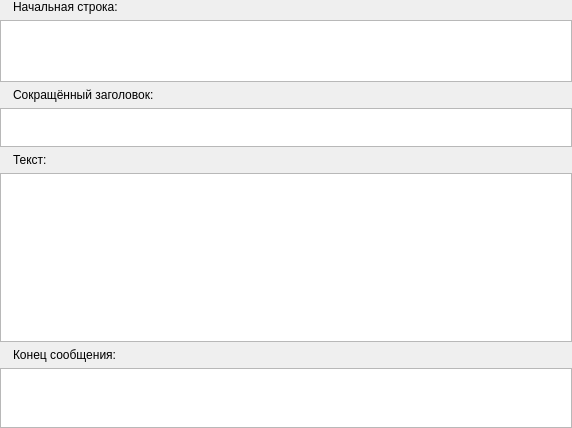
<?xml version="1.0" encoding="UTF-8"?>
<ui version="4.0">
 <class>TlgEditor</class>
 <widget class="QWidget" name="TlgEditor">
  <property name="geometry">
   <rect>
    <x>0</x>
    <y>0</y>
    <width>572</width>
    <height>428</height>
   </rect>
  </property>
  <property name="sizePolicy">
   <sizepolicy hsizetype="Expanding" vsizetype="Expanding">
    <horstretch>0</horstretch>
    <verstretch>0</verstretch>
   </sizepolicy>
  </property>
  <property name="windowTitle">
   <string>TlgEditor</string>
  </property>
  <layout class="QVBoxLayout" name="verticalLayout">
   <property name="leftMargin">
    <number>0</number>
   </property>
   <property name="topMargin">
    <number>0</number>
   </property>
   <property name="rightMargin">
    <number>0</number>
   </property>
   <property name="bottomMargin">
    <number>0</number>
   </property>
   <item>
    <layout class="QHBoxLayout" name="horizontalLayout">
     <item>
      <widget class="QLabel" name="label_5">
       <property name="sizePolicy">
        <sizepolicy hsizetype="Maximum" vsizetype="Preferred">
         <horstretch>0</horstretch>
         <verstretch>0</verstretch>
        </sizepolicy>
       </property>
       <property name="toolTip">
        <string>&lt;html&gt;&lt;head/&gt;&lt;body&gt;&lt;p&gt;&lt;span style=&quot; font-weight:600;&quot;&gt;СООБЩЕНИЯ ФОРМАТА ВМО:&lt;br/&gt;&lt;/span&gt;&amp;lt;SOH&amp;gt;&amp;lt;CR&amp;gt;&amp;lt;CR&amp;gt;&amp;lt;LF&amp;gt;&lt;br/&gt;NNN(_CLLLL)&amp;lt;CR&amp;gt;&amp;lt;CR&amp;gt;&amp;lt;LF&amp;gt;&lt;/p&gt;&lt;p&gt;NNN - группа порядкового номера сообщения при передаче по определенному каналу.&lt;br/&gt;CLLLL - группа классификации и опознавания сообщений.&lt;/p&gt;&lt;p&gt;&lt;span style=&quot; font-weight:600;&quot;&gt;СООБЩЕНИЯ ФОРМАТА ГМС:&lt;br/&gt;&lt;/span&gt;циркулярные - &amp;lt;SOH&amp;gt;FCB_K1K2K3K4K5K6/(=НNNN)(=GGgg)&amp;lt;STX&amp;gt;&amp;lt;CR&amp;gt;&amp;lt;CR&amp;gt;&amp;lt;LF&amp;gt;&lt;br/&gt;адресованные - &amp;lt;SOH&amp;gt;FCB_K1K2(K3K4(K5K6))/(=HNNN)(=GGgg)&amp;lt;STX&amp;gt;&amp;lt;CR&amp;gt;&amp;lt;CR&amp;gt;&amp;lt;LF&amp;gt;&lt;/p&gt;&lt;p&gt;F - указатель формата сообщения, может принимать значения:&lt;br/&gt;&lt;span style=&quot; font-size:8pt;&quot;&gt;0 - основной формат, используется для передачи обычной буквенно-цифровой информации;&lt;br/&gt;6,7 - формат тест-сообщений.&lt;/span&gt;&lt;/p&gt;&lt;p&gt;C - указатель категории срочности сообщения:&lt;br/&gt;&lt;span style=&quot; font-size:8pt;&quot;&gt;1 - (высшая срочность) используется только для передачи штормовых предупреждений, сообщений об авариях и срочных административных телеграмм;&lt;br/&gt;2 - как правило, используется для передачи данных наблюдений, оперативных авиационных прогнозов, запросов о повторении и ответов на них;&lt;br/&gt;3 - как правило, используется для передачи несрочных административных телеграмм, а также обработанной информации и данных наблюдений, используемых для выпуска несрочной продукции;&lt;br/&gt;4 - используется для передачи неоперативных данных.&lt;/span&gt;&lt;/p&gt;&lt;p&gt;B - указатель вида информации, содержащейся в тексте сообщения, может принимать значения:&lt;br/&gt;&lt;span style=&quot; font-size:8pt;&quot;&gt;0 - для адресованных сообщений;&lt;br/&gt;1,2,3,4,5,6,7 - для регулярной и другой метеорологической информации;&lt;br/&gt;9 - для сообщений, содержащих факсимильную информацию.&lt;/span&gt;&lt;/p&gt;&lt;p&gt;K1K2(K3K4(K5K6)) - указатель распределения (адресации) сообщений. Каждый знак указателя может принимать значение от 0 до 9. Данная группа имеет переменную длину и должна заканчиваться символом &amp;quot;/&amp;quot; - конец адреса.&lt;br/&gt;K1K2 - определяет центр, узел связи, в который посылается сообщение. &lt;br/&gt;K3K4 - указывает абонента, рабочее место, терминал центра.&lt;br/&gt;K5K6 - расширение группы.&lt;/p&gt;&lt;p&gt;=Н - фиксированный  отличительный признак группы порядкового номера.&lt;br/&gt;NNN - трехзначное  число от 000 до 999, изменяемое циклически.&lt;/p&gt;&lt;p&gt;=GGgg - группа времени ввода сообщения в автоматизированную систему передачи данных, где: GG - часы, gg - минуты.&lt;/p&gt;&lt;/body&gt;&lt;/html&gt;</string>
       </property>
       <property name="text">
        <string/>
       </property>
       <property name="pixmap">
        <pixmap resource="../../etc/meteo.icons.qrc">:/meteo/icons/misc/information-button.png</pixmap>
       </property>
       <property name="buddy">
        <cstring>startEditor</cstring>
       </property>
      </widget>
     </item>
     <item>
      <widget class="QLabel" name="label">
       <property name="text">
        <string>Начальная строка:</string>
       </property>
       <property name="buddy">
        <cstring>startEditor</cstring>
       </property>
      </widget>
     </item>
    </layout>
   </item>
   <item>
    <widget class="QTextEdit" name="startEditor">
     <property name="sizePolicy">
      <sizepolicy hsizetype="Expanding" vsizetype="Preferred">
       <horstretch>0</horstretch>
       <verstretch>0</verstretch>
      </sizepolicy>
     </property>
     <property name="maximumSize">
      <size>
       <width>16777215</width>
       <height>62</height>
      </size>
     </property>
     <property name="toolTip">
      <string>Начальная строка</string>
     </property>
     <property name="verticalScrollBarPolicy">
      <enum>Qt::ScrollBarAlwaysOff</enum>
     </property>
     <property name="horizontalScrollBarPolicy">
      <enum>Qt::ScrollBarAlwaysOff</enum>
     </property>
     <property name="tabChangesFocus">
      <bool>true</bool>
     </property>
     <property name="lineWrapMode">
      <enum>QTextEdit::NoWrap</enum>
     </property>
    </widget>
   </item>
   <item>
    <layout class="QHBoxLayout" name="horizontalLayout_2">
     <item>
      <widget class="QLabel" name="label_6">
       <property name="sizePolicy">
        <sizepolicy hsizetype="Maximum" vsizetype="Preferred">
         <horstretch>0</horstretch>
         <verstretch>0</verstretch>
        </sizepolicy>
       </property>
       <property name="toolTip">
        <string>&lt;html&gt;&lt;head/&gt;&lt;body&gt;&lt;p&gt;&lt;span style=&quot; font-weight:600;&quot;&gt;ЦИРКУЛЯРНЫЕ СООБЩЕНИЯ ФОРМАТА ВМО, ГМС: &lt;br/&gt;&lt;/span&gt;TTAAii CCCC YYGGgg( BBB)&amp;lt;CR&amp;gt;&amp;lt;CR&amp;gt;&amp;lt;LF&amp;gt;&lt;/p&gt;&lt;p&gt;ТТ - вид метеорологической информации. &lt;br/&gt;AA - указатель территории, к которой относится содержимое циркулярного сообщения.&lt;br/&gt;ii - число, определяющее список станций, которые должны входить в бюллетень, при этом первая цифра должна соответствовать типу обмена (1 - глобальный; 2,3 - региональный; 4,5,6,7,8 - национальный), а вторая определять номер списка станций.&lt;br/&gt;CCCC - позывной центра.&lt;br/&gt;YYGGgg - группа дата-время, к которой относятся данные, содержащиеся в тексте сообщения, где YY - день месяца, GGgg - время (часы, минуты).&lt;br/&gt;BBB - используется для отличия сообщений, содержащих задержанные и исправленные данные &lt;br/&gt;Возможны два варианта использования этой группы:&lt;br/&gt;&lt;span style=&quot; text-decoration: underline;&quot;&gt;для неавтоматизированных центров, узлов связи:&lt;/span&gt;&lt;br/&gt;RTD/РТД - для задержанных регулярных сводок погоды, &lt;br/&gt;COR/ЦОР - для исправлений сводок,&lt;br/&gt;AMD/АМД - для поправок к обработанной информации;&lt;br/&gt;&lt;span style=&quot; text-decoration: underline;&quot;&gt;для автоматизированных центров, узлов связи:&lt;/span&gt;&lt;br/&gt;RRx/РРх - для задержанных, &lt;br/&gt;CCx/ЦЦх - для исправленных,&lt;br/&gt;AAx/ААх - для поправок к обработанной информации; &lt;br/&gt;где: х - меняющийся от А до Х знак латинского алфавита (для ГМС представленный идентичной по коду русской буквой).&lt;/p&gt;&lt;p&gt;&lt;span style=&quot; font-weight:600;&quot;&gt;АДРЕСОВАННЫЕ СООБЩЕНИЯ ФОРМАТА ГМС:&lt;br/&gt;&lt;/span&gt;TTDDDD CCCC YYGGgg&amp;lt;CR&amp;gt;&amp;lt;CR&amp;gt;&amp;lt;LF&amp;gt;&lt;/p&gt;&lt;p&gt;ТТ - указатель типа данных, принимает следующие значения:&lt;br/&gt;AA - для административных телеграмм и телеграмм об опасных явлениях, требующих подтверждения приема;&lt;br/&gt;БА - для подтверждений приема административных и других сообщений;&lt;br/&gt;ББ - для служебных сообщений (сообщений по оперативным вопросам);&lt;br/&gt;ММ - для сообщений, содержащих метеорологические данные, представленные не в форме стандартного метеорологического бюллетеня;&lt;br/&gt;РР - для сообщений, содержащих запросы на метеорологические данные.&lt;br/&gt;DDDD - сокращенный указатель получателя адресованного сообщения.&lt;br/&gt;CCCC - сокращенный указатель отправителя адресованного сообщения.&lt;br/&gt;YYGGgg - время формирования сообщения (день, часы, минуты СГВ).&lt;/p&gt;&lt;p&gt;&lt;span style=&quot; font-weight:600;&quot;&gt;АДРЕСОВАННЫЕ СООБЩЕНИЯ ФОРМАТА ВМО:&lt;br/&gt;&lt;/span&gt;TTMM01 DDDD YYGGgg&amp;lt;CR&amp;gt;&amp;lt;CR&amp;gt;&amp;lt;LF&amp;gt; &lt;br/&gt;CCCC&amp;lt;CR&amp;gt;&amp;lt;CR&amp;gt;&amp;lt;LF&amp;gt; &lt;/p&gt;&lt;p&gt;ТТ - указатель вида данных, принимает следующие значения:&lt;br/&gt;BM - адресованные сообщения в текстовом виде;&lt;br/&gt;BI - адресованные сообщения в бинарном виде.&lt;br/&gt;MM - указатель вида адресованного сообщения, принимает следующие значения:&lt;br/&gt;BB - служебные сообщения;&lt;br/&gt;RR - сообщения-запросы о повторении;&lt;br/&gt;AA - административные сообщения;&lt;br/&gt;MM - сообщения, содержащие данные.&lt;br/&gt;DDDD - сокращенный указатель получателя адресованного сообщения.&lt;br/&gt;YYGGgg - время формирования сообщения (день, часы, минуты СГВ).&lt;br/&gt;CCCC - сокращенный указатель отправителя адресованного сообщения.&lt;/p&gt;&lt;/body&gt;&lt;/html&gt;</string>
       </property>
       <property name="text">
        <string/>
       </property>
       <property name="pixmap">
        <pixmap resource="../../etc/meteo.icons.qrc">:/meteo/icons/misc/information-button.png</pixmap>
       </property>
       <property name="buddy">
        <cstring>headEditor</cstring>
       </property>
      </widget>
     </item>
     <item>
      <widget class="QLabel" name="label_2">
       <property name="text">
        <string>Сокращённый заголовок:</string>
       </property>
       <property name="buddy">
        <cstring>headEditor</cstring>
       </property>
      </widget>
     </item>
    </layout>
   </item>
   <item>
    <widget class="QTextEdit" name="headEditor">
     <property name="sizePolicy">
      <sizepolicy hsizetype="Expanding" vsizetype="Maximum">
       <horstretch>0</horstretch>
       <verstretch>0</verstretch>
      </sizepolicy>
     </property>
     <property name="minimumSize">
      <size>
       <width>0</width>
       <height>30</height>
      </size>
     </property>
     <property name="maximumSize">
      <size>
       <width>16777215</width>
       <height>62</height>
      </size>
     </property>
     <property name="toolTip">
      <string>Сокращённый заголовок</string>
     </property>
     <property name="verticalScrollBarPolicy">
      <enum>Qt::ScrollBarAlwaysOff</enum>
     </property>
     <property name="horizontalScrollBarPolicy">
      <enum>Qt::ScrollBarAlwaysOff</enum>
     </property>
     <property name="tabChangesFocus">
      <bool>true</bool>
     </property>
     <property name="lineWrapMode">
      <enum>QTextEdit::NoWrap</enum>
     </property>
    </widget>
   </item>
   <item>
    <layout class="QHBoxLayout" name="horizontalLayout_3">
     <item>
      <widget class="QLabel" name="label_7">
       <property name="sizePolicy">
        <sizepolicy hsizetype="Maximum" vsizetype="Preferred">
         <horstretch>0</horstretch>
         <verstretch>0</verstretch>
        </sizepolicy>
       </property>
       <property name="toolTip">
        <string>&lt;html&gt;&lt;head/&gt;&lt;body&gt;&lt;p&gt;&lt;span style=&quot; font-weight:600;&quot;&gt;ЦИРКУЛЯРНЫЕ СООБЩЕНИЯ:&lt;br/&gt;&lt;/span&gt;Текст циркулярного сообщения оформляется в соответствии с кодовой формой, установленной для каждого вида метеорологической информации. Кроме того, при подготовке текста должны соблюдаться следующие правила:&lt;br/&gt;- текст бюллетеня может быть только в одной кодовой форме;&lt;br/&gt;- каждая метеорологическая сводка должна начинаться с новой строки, при этом между первой строкой текста и сокращенным заголовком не должно быть пустых строк.&lt;/p&gt;&lt;p&gt;&lt;span style=&quot; font-weight:600;&quot;&gt;АДРЕСОВАННЫЕ СООБЩЕНИЯ:&lt;br/&gt;&lt;/span&gt;Текст сообщения может быть метеорологическим бюллетенем, обработанной метеорологической информацией, запросами о повторении, служебными или другими телеграммами.&lt;/p&gt;&lt;/body&gt;&lt;/html&gt;</string>
       </property>
       <property name="text">
        <string/>
       </property>
       <property name="pixmap">
        <pixmap resource="../../etc/meteo.icons.qrc">:/meteo/icons/misc/information-button.png</pixmap>
       </property>
       <property name="buddy">
        <cstring>editor</cstring>
       </property>
      </widget>
     </item>
     <item>
      <widget class="QLabel" name="label_3">
       <property name="text">
        <string>Текст:</string>
       </property>
       <property name="buddy">
        <cstring>editor</cstring>
       </property>
      </widget>
     </item>
    </layout>
   </item>
   <item>
    <widget class="QTextEdit" name="editor">
     <property name="toolTip">
      <string>Текст сообщения</string>
     </property>
     <property name="tabChangesFocus">
      <bool>true</bool>
     </property>
     <property name="lineWrapMode">
      <enum>QTextEdit::NoWrap</enum>
     </property>
    </widget>
   </item>
   <item>
    <layout class="QHBoxLayout" name="horizontalLayout_4">
     <item>
      <widget class="QLabel" name="label_8">
       <property name="sizePolicy">
        <sizepolicy hsizetype="Maximum" vsizetype="Preferred">
         <horstretch>0</horstretch>
         <verstretch>0</verstretch>
        </sizepolicy>
       </property>
       <property name="toolTip">
        <string>&lt;html&gt;&lt;head/&gt;&lt;body&gt;&lt;p&gt;&lt;span style=&quot; font-weight:600;&quot;&gt;СООБЩЕНИЯ&amp;nbsp;ФОРМАТА&amp;nbsp;ВМО,&amp;nbsp;ГМС:&lt;br/&gt;&lt;/span&gt;&amp;lt;CR&amp;gt;&amp;lt;CR&amp;gt;&amp;lt;LF&amp;gt;&amp;lt;ETX&amp;gt;&lt;/p&gt;&lt;/body&gt;&lt;/html&gt;</string>
       </property>
       <property name="text">
        <string/>
       </property>
       <property name="pixmap">
        <pixmap resource="../../etc/meteo.icons.qrc">:/meteo/icons/misc/information-button.png</pixmap>
       </property>
       <property name="buddy">
        <cstring>endEditor</cstring>
       </property>
      </widget>
     </item>
     <item>
      <widget class="QLabel" name="label_4">
       <property name="text">
        <string>Конец сообщения:</string>
       </property>
       <property name="buddy">
        <cstring>endEditor</cstring>
       </property>
      </widget>
     </item>
    </layout>
   </item>
   <item>
    <widget class="QTextEdit" name="endEditor">
     <property name="sizePolicy">
      <sizepolicy hsizetype="Expanding" vsizetype="Preferred">
       <horstretch>0</horstretch>
       <verstretch>0</verstretch>
      </sizepolicy>
     </property>
     <property name="maximumSize">
      <size>
       <width>16777215</width>
       <height>60</height>
      </size>
     </property>
     <property name="toolTip">
      <string>Конец сообщения</string>
     </property>
     <property name="verticalScrollBarPolicy">
      <enum>Qt::ScrollBarAlwaysOff</enum>
     </property>
     <property name="horizontalScrollBarPolicy">
      <enum>Qt::ScrollBarAlwaysOff</enum>
     </property>
     <property name="tabChangesFocus">
      <bool>true</bool>
     </property>
     <property name="lineWrapMode">
      <enum>QTextEdit::NoWrap</enum>
     </property>
    </widget>
   </item>
  </layout>
 </widget>
 <tabstops>
  <tabstop>startEditor</tabstop>
  <tabstop>headEditor</tabstop>
  <tabstop>editor</tabstop>
  <tabstop>endEditor</tabstop>
 </tabstops>
 <resources>
  <include location="../../etc/meteo.icons.qrc"/>
 </resources>
 <connections/>
</ui>
